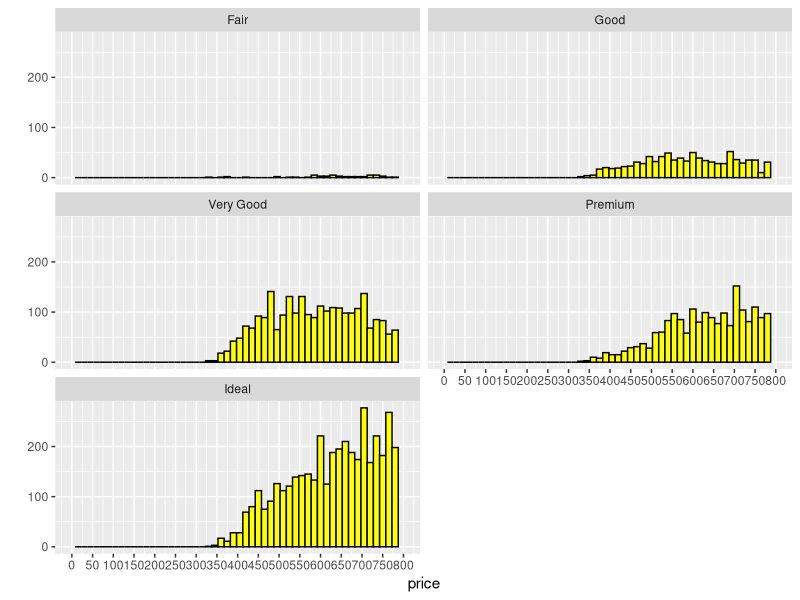
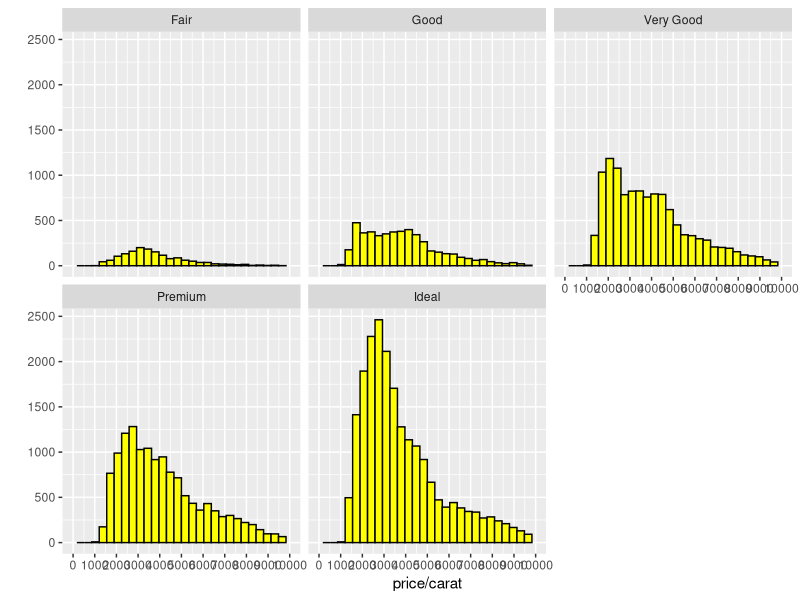
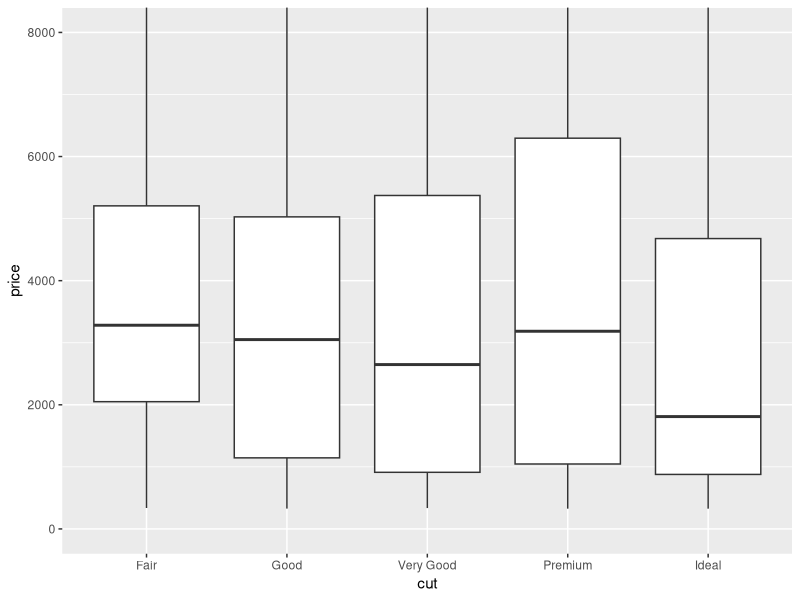
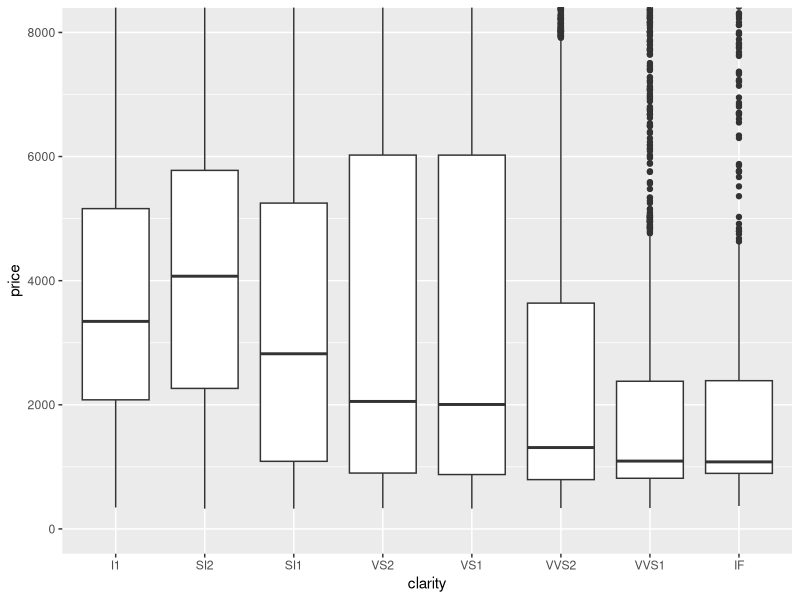
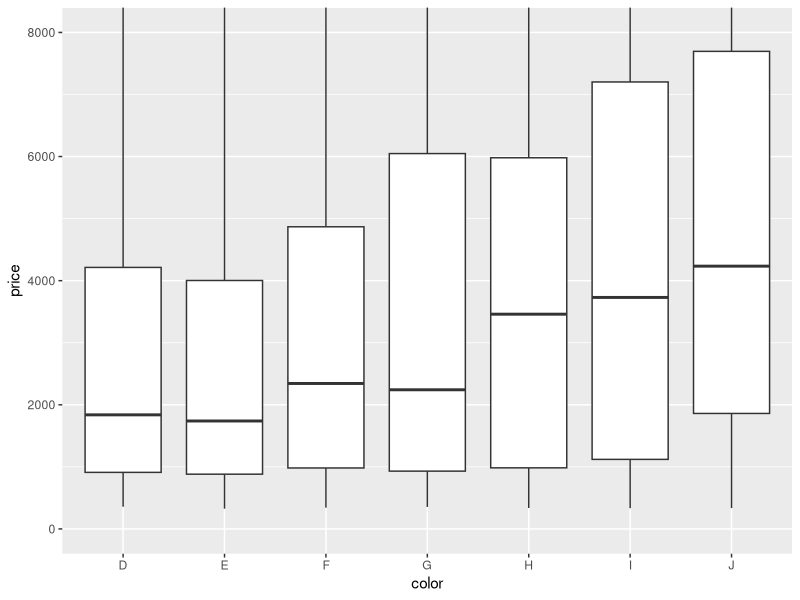
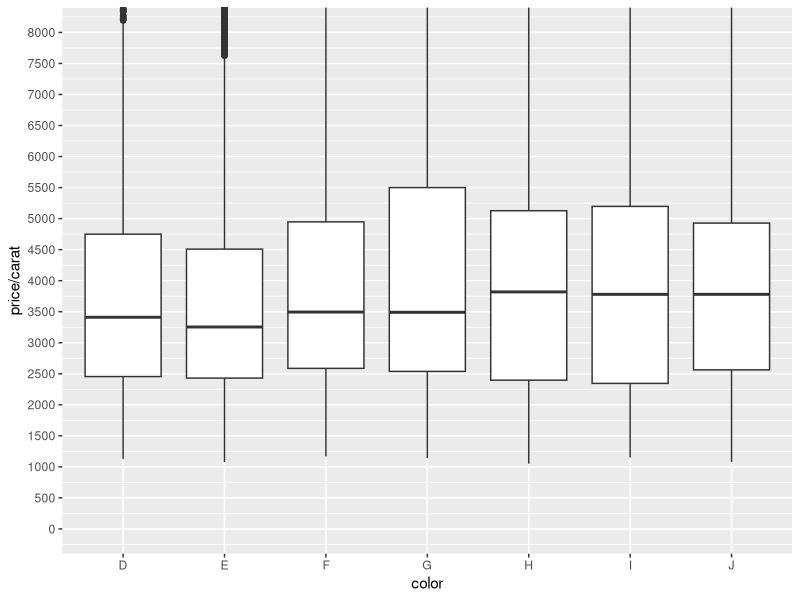
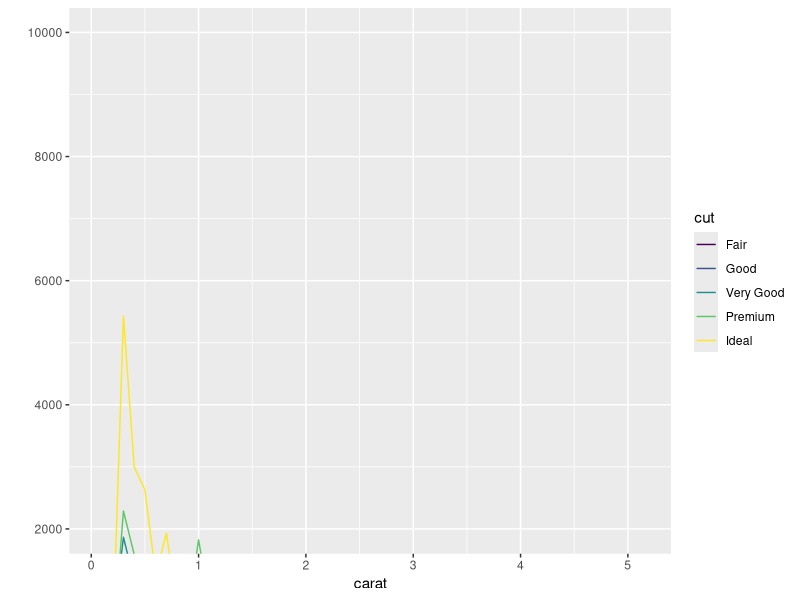
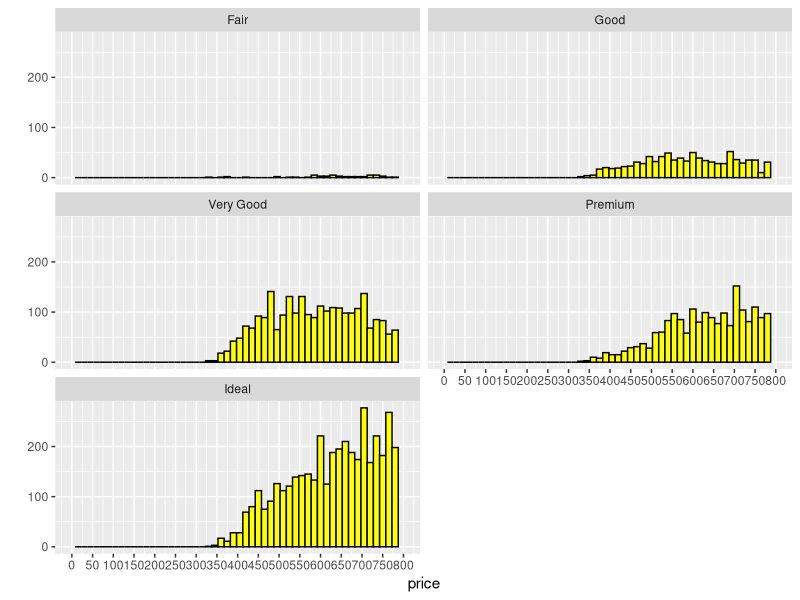

Write the R code that produced these figures, in order. (Note: this script raises an error after producing the figures.)
#Loading data
library(ggplot2)
data('diamonds')

p1=qplot(data= na.omit(diamonds), x = price , color=I('black'), fill = I('yellow'),binwidth=15) +
  facet_wrap(~cut ,ncol =2)
p2=p1 + scale_x_continuous(limits=c(0,800), breaks = seq(0,800,50))
p2
#most common price of the daimond is around 700 and  the mode of the daimonds ie most frequenrly ouccuring value is 605(counts)
ggsave('priceHistogram.png')

summary(diamonds$price)



#Different historgrams of price by diff breaks and limits

p3=p1 + scale_x_continuous(limits=c(0,5000), breaks = seq(0,5000,1000))

p4= p1 + scale_x_continuous(limits=c(0,1000), breaks = seq(0,1000,100))

p5 = p1 + scale_x_continuous(limits=c(0,10000), breaks = seq(0,10000,1000))


#Finding SUmmary statistics of prices of diamonds splitted by cut
by(diamonds$price , diamonds$cut ,summary,digits = max(getOption('digits')))
#Lsat argument gives us the exact values


#Histogram of price per caret facetted by cut - maximum for Ideal cut
qplot(data= na.omit(diamonds), x =  price/carat , color = I('black'), fill = I('yellow'))  +
  facet_wrap(~cut) +
  scale_x_continuous(limits=c(0,10000), breaks = seq(0,10000 , 1000))


#Finding total counts of daimonds splitted by each cut - MAx for Ideal daimonds(most daimonds belong to this category)  
by(diamonds$price/diamonds$carat , diamonds$cut,sum)



#Box plots for analysing categorical var and their distribution-Medians
p6=qplot(data=subset(diamonds,!is.na(cut)) , x = cut , y = price , geom = 'boxplot' )
p7= p6 +scale_y_continuous(limits=c(0,5000)) # wrong values-deleted data points and gives wrong values
p8= p6 + coord_cartesian(ylim =c(0,8000)) ##to avoid deletion of data points - accurate
p8#highest median price for fair cut diamonds(50% of Fair cut diamonds cost more than median price)



#Boxplot For clartity of diamonds vs price 
#Summary statistics
by(diamonds$price, diamonds$clarity ,summary,digits = max(getOption('digits')))



qplot(data =diamonds , x = clarity , y = price , geom = 'boxplot') +
  coord_cartesian(ylim=c(0,8000)) 
#Clarity level SI2 has highest median price and mean price-ie on an average these are most costly




#Boxplot for color of diamonds vs Price-which color diamond has highest price
by(diamonds$price, diamonds$color , summary ,digits = max(getOption('digits'))) 
qplot(data =diamonds , x = color , y = price , geom = 'boxplot') +
  coord_cartesian(ylim=c(0,8000)) 
#highest mean and median price for J-coloured diamonds ie(worst)-on an average J-col diamonds 
#most costly
#Finding IQR - Q3-Q1
IQR(subset(diamonds,diamonds$color=='J')$price)

#On a whole it can be concluded that on an average most costly diamonds are those having worst colour-J
#having clarity SI2 (not the best) and Premium  cut diamonds.


by(diamonds$price  / diamonds$carat , diamonds$color ,summary )
#Price per carat box plot vs Color
qplot(data =diamonds , x = color , y =  price /carat , geom  = 'boxplot') + 
  coord_cartesian(ylim = c(0,8000)) +
  scale_y_continuous(breaks=seq(0,8000,500))
#obsvr - 



#FREQUENCY POLYGON

qplot(data = na.omit(diamonds) , x = carat , geom= 'freqpoly' , binwidth=.1,color=cut) +
  coord_cartesian(ylim=c(2000,10000))
#NOTE- THe lesser the binwidth the more accurate count(freq) the freq plot graph gives
#count> 2000 only for 2 weights 0.3 and 1.01 which belongs to Ideal and very good Cuts

#tidyr package 
#uniting multiple columns in one single column
librayr(tidyr)
diam1<-unite(diamonds,'l-b-h' , x, y ,z , sep ='-' )

#Saperating single column to multiple columns
diam2<-separate(diam1, 'l-b-h' , c('Length in  mm' , 'Breadth in mm ' , 'Depth in  mm'), sep='-')




#DATE-26/1/17
#analysing 2 Variables-

#scatterplot of price vs length of diamonds in mm
p1=ggplot(aes(x = price, y = x ), data = na.omit(diamonds)) + 
  geom_point(alpha=1/10,color='red')
#reducing overplotting
#OBSVR-
#One can observer some what exponential relationship b/w price and x , also has some outliers with
# x =0


#Correlations - strength of linear relationship(Quantifying the relation)
#using correlations we can only make out which variables in a data set have 
#strong linear relations or associations and using the value of r next step we can 
#make do statictical modelling(predictive analytics) and predict values 
#using the related variables.


cor.test(diamonds$x , diamonds$price)
cor.test(diamonds$y , diamonds$price)
cor.test(diamonds$z , diamonds$price)
#hence there exits a linear relationship b/w price and  x, y, z due to high r value

#NOTE-A single outlying observation can have a substantial effect on 
#the correlation coefficient.

cor(diamonds$price, diamonds$depth)

#high alpha value to add more transparency and observe more closely the bulk values of depth and price
#1 dark point = 100 diamonds
ggplot(aes(x = price, y = depth), data = na.omit(diamonds)) + 
  geom_jitter(alpha = 1/100)  + 
  scale_y_continuous(limits=c(50,70), breaks =seq(50,70,5))
  scale_x_continuous(limits=c(0,5000),breaks=seq(0,5000,500))
# a weird observaion , there is no diamond for cost=1500
#there is no linear relationship b/w prcie and depth of diamonds ie r = 0 
#most diamonds are in a range of depth 60 to 64 mm
  
#PLOT-3 Price vs Carat
#both have a very strong positive relation(r = .95) which suggests as carat(wt) of diamond 
#increases the price also linearly increases.
  
ggplot(aes(x = carat, y = price), data = na.omit(diamonds)) + 
  geom_point()
  
  
#plot-4 -Price vs Volume of diamonds(l*b*h)

#creating new variable Volume(l*b*h)
diamonds<-mutate(diamonds , volume = x*y*z)

p3=ggplot(aes(x = price , y =volume ), data = filter(diamonds , volume!=0 & volume<=800)) + 
  geom_point(alpha = 1/100) + 
  geom_smooth()

#having a closer look o to 95% percentile(ie95% diamonds have less than this value) 
# of volume i.e
p4= p3  + scale_y_continuous(limits=c(0,quantile(diamonds$volume , c(0.95))))  +geom_smooth()

p5=p3 + scale_y_continuous(limits=c(0,quantile(diamonds$volume , c(0.25))))

#df of diamonds excluding volume= 0 and volume > = 800
diam_vol<-subset(diamonds , volume!=0 & volume<=800)
with(filter(diamonds , volume!=0 & volume<=800) ,cor(volume,price))
#[1]r = 0.9023845
#Again we conclude tht there is a strong linear relationship b/w price and volume of the
#diamond , hence we can use it in precitive modelling(regression) -prediction price using 
# random volumes





# Creating new Dataframe-grouping by clarity
#and summarising on the basis of price of each category of clarity

#1-clarity
diamondsByClarity<- diamonds %>% group_by(clarity) %>%
        summarise(mean_price = mean(price) , median_price = median(price), min_price=min(price), max_price=max(price),sum_price=sum(price),n = n()) 

        
#2 color and price statistics for each categrory of color of diamonds
diamondsByColor<- diamonds %>% group_by(color) %>%
  summarise(mean_price = mean(price), median_price=median(price) , min_price=min(price),max_price=max(price) , sum_price=sum(price), count=n())
  

#plotting barplots-x-axis has categorical data , y has count(frequency) of each category 
#Different from  histograms-have x-axes as continious data , y = count

#1Color vsmean_price-use geom_col() if using y axes as continious var not count
  p1=ggplot(aes(x=color,y=mean_price), data=na.omit(diamondsByColor))  +
    geom_col()
  #Highest for color J(worst)
  
#2Clarity Vs mean_price  
  p2=ggplot(aes(x=clarity,y=mean_price), data=na.omit(diamondsByClarity))  +
    geom_col()
 #highest mean_price for clarity=SI2(worse)
  
  #AGAINST OUR INTUITION

library(gridExtra)
grid.arrange(p1,p2,ncol=1)






#DATE-29/1/17

#1)MULTIVARIATE ANALYSIS - analysis b/w multiple 3 or more variables using color aes 
#2)using geom_line() to add lines or color lines to the existing scaterplot of 2 variables etc.
#3)using Scatterplot Matrices to analyse all the variables of the data set using ggpairs()
#4)Facetting multiple groups and their summmaries into the plots using facet_wrap().
#5)Grouping multiple variables ,transforming data , summarising data under dplyr package
#6) Then splitting using those summaries statistics the plots b/w 2 var and including
#3rd variable using geom_line/point(aes(color/size/shape))
#7)Long data to wide data using spread()/dcast() and vice versa using gather()/melt()  
#8)Converting continious var to factor var(categorical) having diff groups/classes using cut()

#freqploy for price and count splitting by cut and faceted by color of diamonds
ggplot(aes(x=price,color=cut) ,data = na.omit(diamonds)) +
  geom_freqpoly() +
  facet_wrap(~color)
#OBSVR
#looking at the graph we can see that highest count is for 'ideal' diamonds 
#in all coloured diamonds
#J(worst) colored diamonds gave least count(least in number)
#mostly all ideal cutted diamonds are cheap
#fair cut diamonds have least count amongst all coloured diamonds
  
#generating scatterplot and coloring points by cut

  ggplot(aes(x = table , y = price,color=cut) ,data = na.omit(diamonds)) + 
    geom_point() + 
    scale_color_brewer(type = 'qual') + 
    scale_x_continuous(limits=c(50,65),breaks=seq(50,65,2))
  
  #having acloser look at the plot we observe
#1)Typical table range for Ideal cut diamonds is from 53 to 57 
  #2) Table range for Premium cut diamonds is from 58 to 62 
  #3) Also maximum distribution in the sample is for ideal and premium cut diamonds
  
  
#adding new varible volume of diamond
#Method1- using tansform  
diamonds<-transform(diamonds,volume = x*y*z)  

#Method2- using mutate()
diamonds<- diamonds %>% mutate(volume = x*y*z)

#IMP-taking  99 percentile of volume as xlims 
ggplot(aes(x = volume, y = price), data  = na.omit(diamonds)) + 
  geom_point(aes(color = clarity)) + 
  scale_color_brewer(type='div') +
#taking  99 percentile of diamonds volume(i.e 99 % diamonds have volume 
#less than this value) - or omitting top 1% of diamonds volumes
  xlim(0,quantile(diamonds$volume,c(0.99))) +
  scale_y_log10()  + 
  #transforming y coordinates
    coord_trans(y = 'sqrt')  
 
#diamonds of clarity level= IF(best),VVS2,VVS1 typically have lesser 
#volumes than those of belonging to SI1, SI2 ,L1 ,VS2
  #Highest volumes for least clear diamonds L1
  
by(diamonds$volume, diamonds$clarity,summary)  


#DATE-30/1/17


diamonds<-mutate(diamonds, ratio_ppc = price/carat)
#scatterplot of price/caret ratio of diamonds vs cut colored by color faceted by  clarity
ggplot(aes(x=cut , y = ratio_ppc), data = diamonds)  +
  geom_point(aes(color=color)) + 
  scale_color_brewer(type = 'div') +
  facet_wrap(~ clarity) +
  coord_trans(y = 'sqrt')


#BOXPLOT
ggplot(aes(x = clarity, y = ratio_ppc),data = na.omit(diamonds)) + 
  geom_boxplot() + 
  coord_cartesian()
    


#-DATE-1/2/17
# The scatterplot is a powerful tool to help you understand
# the relationship between two continuous variables.
# We can quickly see if the relationship is linear or not.

ggplot(aes(x = carat ,  y = price,color = cut), data =na.omit(diamonds)) +
  geom_point(alpha= 1/4) + 
  geom_smooth(method = 'glm',color='red')+
  scale_color_brewer(type = 'div')  +
  xlim(0 ,quantile(diamonds$carat,c(.99))) + 
  ylim(0 ,quantile(diamonds$price,c(.99)))
#limiting the x and  y axes to omit top 1% diamonds -i.e 99 percentile 
  
#for Scatterplot  matrices - and r
library(GGally)#scatterplot matrices
library(memisc)#to summarise the regression
library(scales)#for writing things
library(MASS)
library(car)
library(ggplot2)


#creating a Random diamonds sample with 10000 rows
#sample(df , size)
diamonds_samp<- diamonds[sample(nrow(diamonds),10000) , ]
set.seed(121221)

ggpairs(diamonds_samp) #for making scatterplot matrix


#Normalising Data  - logNormal to improve the Modelling-Normal Distributions
#for single continious var-hist
p1=ggplot(aes(x = price), data = na.omit(diamonds)) + 
  geom_histogram(binwidth = 100,color=I('black'), fill = I('yellow')) + 
  ggtitle('Not Normalized')
  #this one looks long-tailed and a lot  skewed

#binwidth is basically width or interval/size  of 1 bin-bucket (group)
#lesser binwidth more accurate counts-ie smaller groups or smaller size of bucket

#lognormal distribution- scale_x_log10
p2=ggplot(aes(x = price), data = na.omit(diamonds)) + 
  geom_histogram(binwidth = .01,color=I('black'), fill = I('red')) + 
  scale_x_log10() + 
  ggtitle('Lognormal Distribution for Normalizing data')
  #this plot shows somewhat bell-shaped curve - giving us a closer look at Normalized data.  


library(gridExtra)
grid.arrange(p1,p2 , ncol=2)



#cuberoot transformation of axes
cube_root<- function() trans_new('cuberoot', 
                                 transform = function(x) x^(1/3) , 
                                 inverse = function(x) x^3)


#transforming the axes - for Normalizing results

ggplot(aes(x = carat ,  y = price,color = cut), data =na.omit(diamonds)) +
  geom_point() + 
  #x-axes transformed to cuberoot-volume
  scale_x_continuous(trans = cube_root(), limits = c(0.2,3) , breaks = c(0.2,0.5,1,2,3)) + 
#transforming y i.e price lognormally-due to wide range of value-spread  
  scale_y_continuous(limits = c(350,15000 ) , trans=log10_trans() , breaks=c(250,1000,5000,10000,15000)) +
  scale_color_brewer(type = 'div')  +
  geom_smooth(method = 'glm',color='red')
#now after transforming the axes-we can notice that the plot now is nice and linear,is nicely 
#scaled



#solving overplotting issue-when same point takes multiple values-which can result in
#wrong judgements and hide the imp distributions and density of distributions at certain areas
head(sort(table(diamonds$carat),decreasing = T))
#checking out the count-same carat value has lots of diamonds in that wt group

head(sort(table(diamonds$price),decreasing = T))


#to avoid over-plotting we add transparency in plot using alpha, use jitter plots and size
#to check out densities at different areas


#1)--Coloring the plot by clarity-3 var analysis
ggplot(aes(x = carat ,  y = price,color=clarity), data =na.omit(diamonds)) +
  geom_point(alpha=1/2 , size = 2 , position = 'jitter') + 
  #x-axes transformed to cuberoot-volume
  scale_x_continuous(trans = cube_root(), limits = c(0.2,3) , breaks = c(0.2,0.5,1,2,3)) + 
  #transforming y i.e price lognormally-due to wide range of value-spread  
  scale_y_continuous(limits = c(350,15000 ) , trans=log10_trans() , breaks=c(250,1000,5000,10000,15000)) +
  scale_color_brewer(type = 'div',guide = guide_legend(title = 'Clarity', reverse=T))  


#OBSV-yes clarity does explains the variance in price of the diamonds , because if we see,
#for constant weight of diamonds the diamonds with higher clarity level have greater price than 
#other lower clarity level which are  cheaper.



#2--Coloring the plot by cut-most important factor , the cut actually expalains the shine
# in the diamonds -also color and clarity does not affect the diamond quality to shine(sparkle) , as 
# much as cut does.
#but most of the diamonds are IDEAL cut diamonds

ggplot(aes(x = carat, y = price,color=cut),data = na.omit(diamonds)) + 
  geom_point(alpha = 1/5 , position = 'jitter',size =1) + 
  scale_color_brewer(type='div',direction = -1, guide = guide_legend(title ='Cut of diamonds' , reverse = T)) + 
  #theme_dark() +
#direction = -1 given for revercing the color assigned to  cuts
  scale_x_continuous(trans = cube_root() ,limits = c(0.2,3) , breaks = c(0.2,0.5,1,2,3)) + 
  scale_y_continuous(trans = log10_trans(),limits = c(350,15000 ),breaks=c(250,1000,5000,10000,15000)) + 
  ggtitle('Carat vs Price splitted by cut of diamonds')




#3) By color


ggplot(aes(x = carat, y = price,color=color),data = na.omit(diamonds)) + 
  geom_point(alpha = 1/5 , position = 'jitter',size =1) + 
  scale_color_brewer(type='div',direction = -1, guide = guide_legend(title ='Color of diamonds' , reverse = F)) + 
  #theme_dark() +
  #direction = -1 given for revercing the color assigned to  cuts
  scale_x_continuous(trans = cube_root() ,limits = c(0.2,3) , breaks = c(0.2,0.5,1,2,3)) + 
  scale_y_continuous(limits = c(350,15000 ),breaks=c(250,1000,5000,10000,15000)) + 
  ggtitle('Carat vs Price splitted by color of diamonds')+ 
  #tansforming the y-coordinates
  coord_trans( y = 'log10')



#DATE-3/2/17
#Building LINEAR MODELS-REGRESSION TECHNIQUES for PREDICTING VALUES

#model1
#I()-for transforming the variables before running/using it in regression for extimating coef  
#log for Normalizing the price var due to long tailed and values spread over wide ranges
model1<-lm(I(log(price)) ~ I(carat^(1/3)) , data = na.omit(diamonds))
summary(model1)
#R-squared:  0.9236 for goodness of fit and predicting power
#it expalains that 92% of variance in price is explained by var in carat
#Also it explainds that 92% of cause of price of diamond is due to the carat of diamonds

#updating the model
#adding more predictor variables
m2<-update(model1,  ~ . + carat)
m3<-update(m2 , ~  .  + cut + color + clarity)

#plotting the residuals
#hence we can see that the residuals are Normally distributed-i.e mean diff b/w actual price
# and the price that the model predicted is nearby 0
hist(m3$residuals)

plot(model1)

mtable(model1 , m2 ,m3,sdigits = 3)
